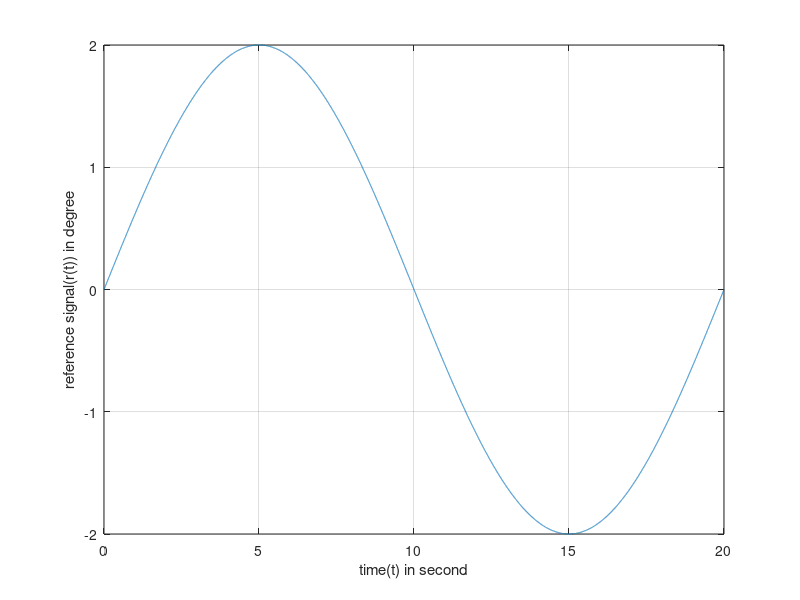
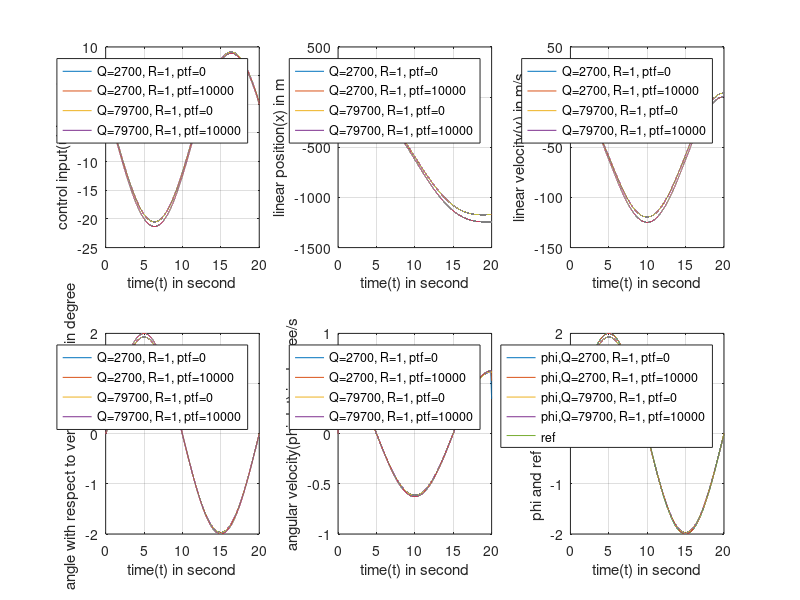
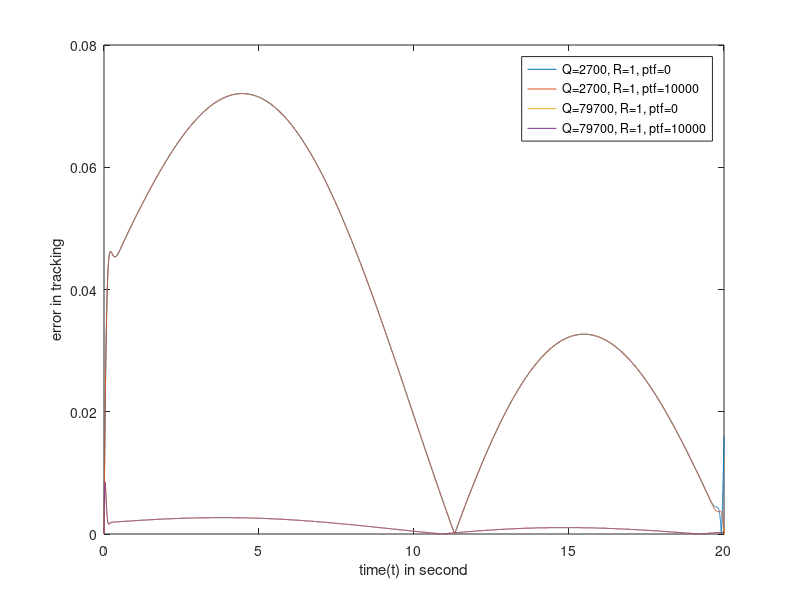

Recreate these plots in MATLAB, in order.
%% author: mrinmoy sarkar
% email: msarkar@aggies.ncat.edu

clear all;
close all;

t0 = 0;
tf = 20;
dt = 0.001;
t = t0:dt:tf;

no_of_state = 4;
no_of_input = 1;



M = .5;
m = 0.2;
b = 0.1;
i = 0.006;
g = 9.8;
l = 0.3;

p = i*(M+m)+M*m*l^2; %denominator for the A and B matricies
A = [0      1              0           0;
    0 -(i+m*l^2)*b/p  (m^2*g*l^2)/p   0;
    0      0              0           1;
    0 -(m*l*b)/p       m*g*l*(M+m)/p  0];
B = [     0;
    (i+m*l^2)/p;
    0;
    m*l/p];
C = [0 0 1 0];
x0 = [0 0 0 0]';

QQ = [2700,79700];
pptf = [0, 10000];

ref1 = zeros(length(t),1);
refdummy = 2*sin(2*pi*t/20);
% for sinusoidal input
ref1(:,1) = refdummy;

% for step input
%ref1(:,1) = 1;
%ref1(1:2000,1)=0;


for qq=1:2
    for pp=1:2
        
        Q = QQ(qq);%79700;
        R = 1;
        ptf = pptf(pp);% 10000;
        
        
        
        
        ref1 = flipud(ref1);
        ref = (ref1(1,:))';
        
        
        
        S = zeros(no_of_state,no_of_state);
        nu = zeros(no_of_state,1);
        
        
        
        all_nu = zeros(length(t),size(nu,1)*size(nu,2));
        all_nu(1,:) = C'*ptf*ref;
        
        all_s = zeros(length(t),size(S,1)*size(S,2));
        stf = C'*ptf*C;
        all_s(1,:) = stf(:);
        all_k = zeros(length(t),no_of_state*no_of_input);
        K = (R^(-1))*B'*stf;
        all_k(1,:) = K(:);
        
        for i=2:length(t)
            S0 = reshape(all_s(i-1,:),size(S));
            S = S0;
            S_dot = A'*S + S*A - S*B*(R^(-1))*B'*S + C'*Q*C;
            k1 = dt*S_dot;
            
            S = S0 + k1./2;
            S_dot = A'*S + S*A - S*B*(R^(-1))*B'*S + C'*Q*C;
            k2 = dt*S_dot;
            
            S = S0 + k2./2;
            S_dot = A'*S + S*A - S*B*(R^(-1))*B'*S + C'*Q*C;
            k3 = dt*S_dot;
            
            S = S0 + k3;
            S_dot = A'*S + S*A - S*B*(R^(-1))*B'*S + C'*Q*C;
            k4 = dt*S_dot;
            
            S = S0 + k1./6 + k2./3 + k3./3 + k4./6;
            
            all_s(i,:) = S(:);
            
            K = (R^(-1))*B'*S;
            all_k(i,:) = K(:);
            
            nu0 = reshape(all_nu(i-1,:),size(nu));
            nu = nu0;
            ref = (ref1(i,:))';
            nu_dot = (A-B*K)'*nu + C'*Q*ref;
            k1 = dt*nu_dot;
            
            nu = nu0 + k1./2;
            nu_dot = (A-B*K)'*nu + C'*Q*ref;
            k2 = dt*nu_dot;
            
            nu = nu0 + k2./2;
            nu_dot = (A-B*K)'*nu + C'*Q*ref;
            k3 = dt*nu_dot;
            
            nu = nu0 + k3;
            nu_dot = (A-B*K)'*nu + C'*Q*ref;
            k4 = dt*nu_dot;
            
            nu = nu0 + k1./6 + k2./3 + k3./3 + k4./6;
            
            all_nu(i,:) = nu(:);
        end
        
        all_k = flipud(all_k);
        all_nu = flipud(all_nu);
        all_s = flipud(all_s);
        ref1 = flipud(ref1);
        
        u = zeros(length(t), no_of_input);
        x = zeros(length(t), no_of_state);
        x(1,:) = x0';
        F = 1;
        u(1,:) = -(reshape(all_k(1,:),size(K)))*(x(1,:))' + F*(R^(-1))*B'*reshape(all_nu(1,:),size(nu));
        for i=2:length(t)
            
            xx0 = (reshape(x(i-1,:),size(x0)));
            xx = xx0;
            xx_dot = A*xx + B*(u(i-1,:)');
            k1 = dt*xx_dot;
            
            xx = xx0 + k1./2;
            xx_dot = A*xx + B*(u(i-1,:)');
            k2 = dt*xx_dot;
            
            xx = xx0 + k2./2;
            xx_dot = A*xx + B*(u(i-1,:)');
            k3 = dt*xx_dot;
            
            xx = xx0 + k3;
            xx_dot = A*xx + B*(u(i-1,:)');
            k4 = dt*xx_dot;
            
            xx = xx0 + k1./6 + k2./3 + k3./3 + k4./6;
            
            x(i,:) = xx(:);
            %F = pinv(C*pinv(-A+B*(reshape(all_k(i,:),size(K))))*B);
            u(i,:) = -(reshape(all_k(i,:),size(K)))*(x(i,:))' + F*(R^(-1))*B'*reshape(all_nu(i,:),size(nu));
        end
        figure(1)
        plot(t,ref1)
        xlabel('time(t) in second')
        ylabel('reference signal(r(t)) in degree')
        grid on
        figure(2)
        %clf
        subplot(231)
        plot(t,u)
        hold on
        xlabel('time(t) in second')
        ylabel('control input(u) in newton')
        grid on
        subplot(232)
        plot(t,x(:,1))
        hold on
        xlabel('time(t) in second')
        ylabel('linear position(x) in m')
        grid on
        subplot(233)
        plot(t,x(:,2))
        hold on
        xlabel('time(t) in second')
        ylabel('linear velocity(v) in m/s')
        grid on
        subplot(234)
        plot(t,x(:,3))
        hold on
        xlabel('time(t) in second')
        ylabel('angle with respect to vertical line(phi) in degree ')
        grid on
        subplot(235)
        plot(t,x(:,4))
        hold on
        xlabel('time(t) in second')
        ylabel('angular velocity(phi dot) in degree/s')
        grid on
        subplot(236)
        plot(t,x(:,3))
        xlabel('time(t) in second')
        ylabel('phi and ref angle in degree')
        hold on
        %plot(t,ref1)
        %hold on
        %legend('phi','ref')
        grid on
        figure(3)
        plot(t, abs(x(:,3)'-ref1'))
        xlabel('time(t) in second')
        ylabel('error in tracking')
        hold on
    end
end

figure(2)
subplot(231)
legend('Q=2700, R=1, ptf=0', 'Q=2700, R=1, ptf=10000', 'Q=79700, R=1, ptf=0', 'Q=79700, R=1, ptf=10000')

subplot(232)
legend('Q=2700, R=1, ptf=0', 'Q=2700, R=1, ptf=10000', 'Q=79700, R=1, ptf=0', 'Q=79700, R=1, ptf=10000')
subplot(233)
legend('Q=2700, R=1, ptf=0', 'Q=2700, R=1, ptf=10000', 'Q=79700, R=1, ptf=0', 'Q=79700, R=1, ptf=10000')
subplot(234)
legend('Q=2700, R=1, ptf=0', 'Q=2700, R=1, ptf=10000', 'Q=79700, R=1, ptf=0', 'Q=79700, R=1, ptf=10000')
subplot(235)
legend('Q=2700, R=1, ptf=0', 'Q=2700, R=1, ptf=10000', 'Q=79700, R=1, ptf=0', 'Q=79700, R=1, ptf=10000')
subplot(236)
plot(t,ref1)
legend('phi,Q=2700, R=1, ptf=0', 'phi,Q=2700, R=1, ptf=10000', 'phi,Q=79700, R=1, ptf=0', 'phi,Q=79700, R=1, ptf=10000','ref')
figure(3)
legend('Q=2700, R=1, ptf=0', 'Q=2700, R=1, ptf=10000', 'Q=79700, R=1, ptf=0', 'Q=79700, R=1, ptf=10000')



